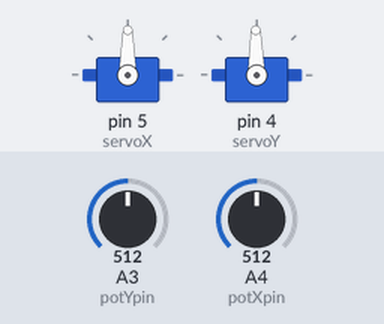
Bench run of a sketch on a simulated Arduino Uno, built with avr-gcc and run on an emulated ATmega328P. Parts: 2 × servo. Inputs (shaded band) come from the test bench; at power-on: A3 (potYpin) = 512, A4 (potXpin) = 512.

Above: at 1.2 s.
1.3 s: A3 (potYpin) set to 716
At 2.5 s:
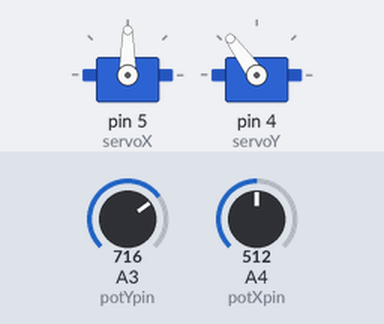
2.8 s: A4 (potXpin) set to 716
At 3.8 s:
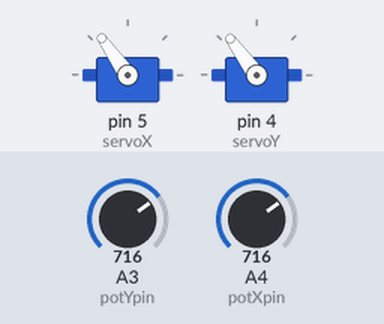
4.3 s: A3 (potYpin) set to 900
At 5.0 s:
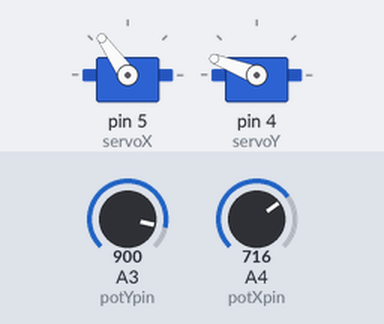
5.8 s: A4 (potXpin) set to 900
At 6.1 s:
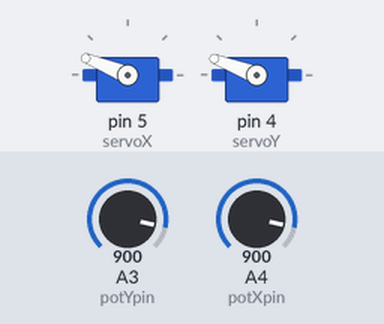
7.3 s: A3 (potYpin) set to 1023
At 8.4 s:
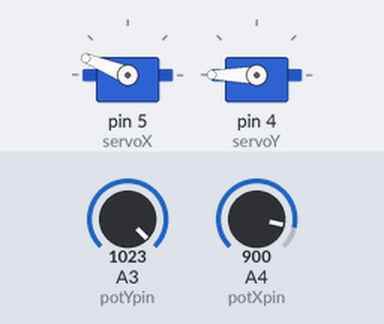
8.8 s: A4 (potXpin) set to 1023
At 9.6 s:
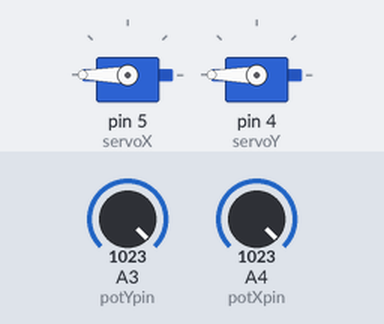
Timing chart, 0 to 11.3 s (numbered marks = the images above; inputs shaded):
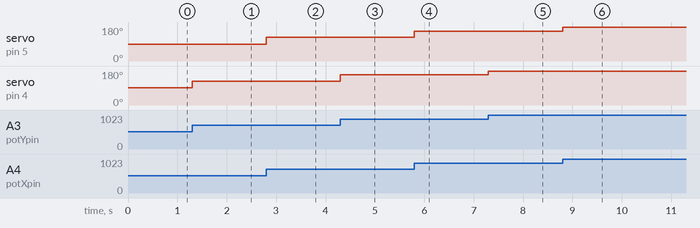

The sketch:

arduinoLAZER-TURRET-pot.ino
```cpp
/*
 * This Sketch was created by GR3Y, feel free to modify in anyway.
 *
 * This Sketch is used with the laserturret or any following turret projects.
 *
 * Controls servos on pins 4 and 5 with angles specified by data in from serial.
 *
 * Simple explanation, the wiper of first pot is put on digital pin 4, same for the second pot (both pots are 10K) the other pins on the pot are either put to ground (-) or VCC (5V).
 *
 * If an axis is reversed then make swap the 0 value infront of 180 in ValX or valY a negative E.G
 *
 *  valX = map(valX, 0, 1023, 0, 180); if x axis is inverted then swap the 0 value with 180
 *
 *  valX = map(valX, 0, 1023, 180, 0);
 */
#include <Servo.h>

Servo servoX;  // create servo object to control a servo
Servo servoY;

int potXpin = A4;
int valX;
int potYpin = A3;
int valY;

void setup() {
  servoX.attach(5);  // attaches the servo on pin 5 to the servo object
  servoY.attach(4);
}

void loop() {
  //for X axis
  valX = analogRead(potXpin);            // reads the value of the potentiometer (value between 0 and 1023)
  valX = map(valX, 0, 1023, 0, 180);     // scale it to use it with the servo (value between 0 and 180)
  servoX.write(valX);                  // sets the servo position according to the scaled value

  //for Y axis
  valY = analogRead(potYpin);
  valY = map(valY, 1023, 0, 180, 0);
  servoY.write(valY);
}
```

Measured:
- after the input at 1.3 s, servo on pin 4 (servoY): 91° → 126° at once
- after the input at 2.8 s, servo on pin 5 (servoX): 90° → 125° at once
- after the input at 4.3 s, servo on pin 4 (servoY): 126° → 159° at once
- after the input at 5.8 s, servo on pin 5 (servoX): 125° → 158° at once
- after the input at 7.3 s, servo on pin 4 (servoY): 159° → 180° at once
- after the input at 8.8 s, servo on pin 5 (servoX): 158° → 180° at once
